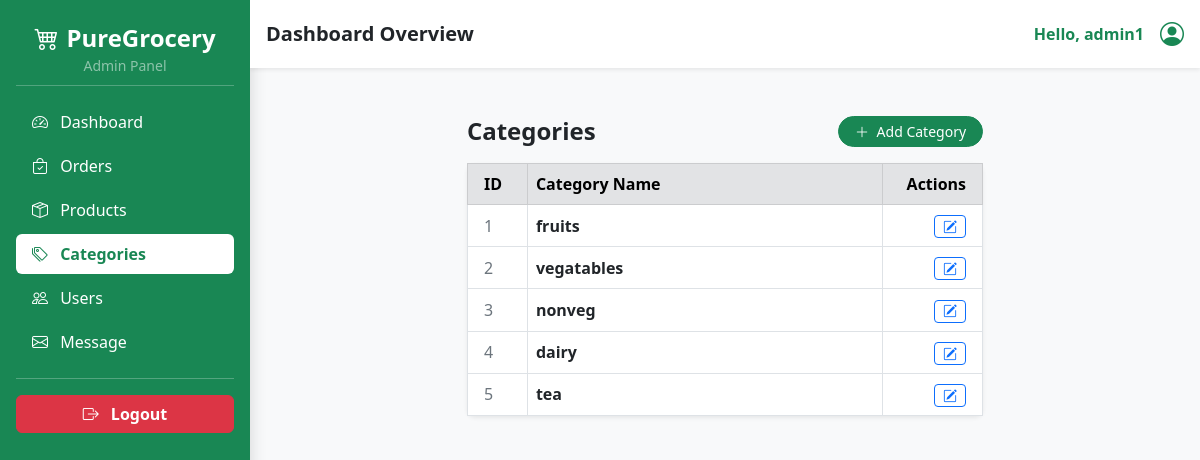
The app's page /admin/category.php (signed in) with its own data.
### tables this page shows
CREATE TABLE `categories` (
  `id` int(11) NOT NULL,
  `category_name` text NOT NULL
);

### admin/category.php (the view, shortened to what this page needs)
<?php
include '../partials/_dbconnect.php';
include 'components/_sidebar.php';
?>
<div class="container-fluid px-4 py-4">
    <div class="row justify-content-center">
        <div class="col-lg-7 col-md-9">
            <div class="d-flex justify-content-between align-items-center mb-3">
                <h4 class="fw-bold m-0 text-dark">Categories</h4>
                <button class="btn btn-sm btn-success rounded-pill px-3" data-bs-toggle="modal" data-bs-target="#addCategoryModal">
                    <i class="bi bi-plus-lg me-1"></i> Add Category
                </button>
            </div>
            <div class="card border-0 shadow-sm rounded-3">
                <div class="card-body p-0">
                    <div class="table-responsive">
                        <table class="table table-bordered table-hover align-middle mb-0">
                            <thead class="table-secondary">
                                <tr>
                                    <th class="ps-3 py-2" style="width: 60px;">ID</th>
                                    <th class="py-2">Category Name</th>
                                    <th class="py-2 text-end pe-3" style="width: 100px;">Actions</th>
                                </tr>
                            </thead>
                            <tbody id="categoryTableBody">
                                <?php
                                $result = mysqli_query($conn, "SELECT * FROM categories");
                                if(mysqli_num_rows($result) > 0){
                                    while($row = mysqli_fetch_assoc($result)){
                                        $category_id = $row['id'];
                                        $category_name = $row['category_name'];
                                        echo '
                                        <tr>
                                            <td class="ps-3 text-secondary">'.$category_id.'</td>
                                            <td class="fw-semibold text-dark">'.$category_name.'</td>
                                            <td class="text-end pe-3">
                                                <button class="btn edit-btn btn-sm btn-outline-primary py-0 px-2"
                                                data-bs-toggle="modal" data-bs-target="#editModal'.$category_id.'">
                                                    <i class="bi bi-pencil-square"></i>
                                                </button>
                                            </td>
                                        </tr>
                                        <div class="modal fade" id="editModal'.$category_id.'" tabindex="-1">
                                                            <input type="hidden" name="cat_id" value="'.$category_id.'">
                                                                <input type="text" name="category_name" class="form-control form-control-lg" value="'.$category_name.'" required>
                                        </div>
                                        ';
                                    }
                                }
                                ?>
                            </tbody>
                        </table>
                    </div>
                </div>
            </div>
        </div>
    </div>
</div>
<?php include 'components/_footer.php'; ?>

### records on screen
categories: id "1", category_name "fruits"
categories: id "2", category_name "vegatables"
categories: id "3", category_name "nonveg"
categories: id "4", category_name "dairy"
categories: id "5", category_name "tea"

### other values on screen
$admin "admin1"
